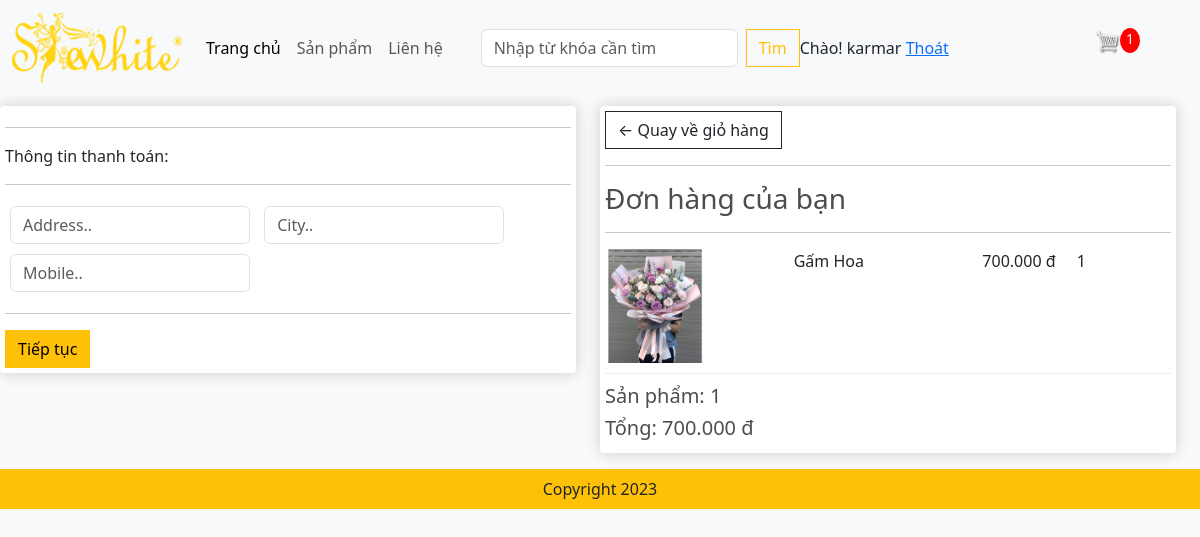
Screenshot of /checkout/ (signed in) with the database file from the repository.
### app/models.py (models this page shows, shortened)
class OrderItems(models.Model):
    product = models.ForeignKey(Product,on_delete=models.SET_NULL,blank=True,null=True)
    order = models.ForeignKey(Order,on_delete=models.SET_NULL,blank=True,null=True)
    quantity = models.IntegerField(default=0,null=True,blank=True)
    date_added = models.DateTimeField(auto_now_add=True)
    @property
    def get_total(self):
        total = self.product.price * self.quantity
        return total

class Product(models.Model):
    name = models.CharField(max_length=200,null=True)
    price = models.FloatField()
    image = models.ImageField(null=True,blank=True)
    digital = models.BooleanField(default=False,null=True,blank=False)
    detail = models.TextField(null=True,blank=True)
    @property
    def ImageURL(self):
        try:
            url = self.image.url
        except:
            url = ''
        return url

class Order(models.Model):
    customer = models.ForeignKey(User,on_delete=models.SET_NULL,blank=True,null=True)
    date_order = models.DateTimeField(auto_now_add=True)
    complete = models.BooleanField(default=False,null=True,blank=False)
    transaction_id = models.CharField(max_length=200,null=True)
    @property
    def shipping(self):
        shipping = False
        orderitems = self.orderitems_set.all()
        for i in orderitems:
            if i.product.digital == False:
                shipping = True
        return shipping
    @property
    def get_cart_items(self):
        orderitems = self.orderitems_set.all()
        total = sum([item.quantity for item in orderitems])
        return total
    def get_cart_total(self):
        orderitems = self.orderitems_set.all()
        total = sum([item.get_total for item in orderitems])
        return total

### app/views.py (the view)
# urls.py: path('checkout/', views.checkout, name="checkout"),
def checkout(request):
    if request.user.is_authenticated:
        customer = request.user
        order, created = Order.objects.get_or_create(customer = customer, complete = False)
        items = order.orderitems_set.all()
        cartItems = order.get_cart_items
        user_not_login = "hidden"
        user_login = "show"
    else:
        items = [],
        order = {'get_cart_items':0, 'get_cart_total':0, 'shipping':False}
        cartItems = order['get_cart_items']
        user_not_login = "show"
        user_login = "hidden"
    context = {'items':items, 'order':order,'cartItems':cartItems,'user_not_login':user_not_login,'user_login':user_login}
    return render(request,'app/checkout.html', context)

### app/templates/app/checkout.html (shortened to what this page needs)
{% extends 'app/base.html' %}
{% load static %}
{% block content-checkout %}
     <div class="row" style="width:100%">
		<div class="col-lg-6">
			<div class="box-element" id="form-wrapper">
				<form id="form">
					<div id="shipping-info">
						<hr>
						<p>Thông tin thanh toán:</p>
						<hr>
						<div class="form-field">
							<input class="form-control" type="text" name="address" placeholder="Address..">
						</div>
						<div class="form-field">
							<input class="form-control" type="text" name="city" placeholder="City..">
						</div>
						<div class="form-field">
							<input class="form-control" type="text" name="mobile" placeholder="Mobile..">
						</div>
					</div>
					<hr>
					<input id="form-button" class="btn btn-warning btn-block" type="submit" value="Tiếp tục">
				</form>
			</div>
			<br>
		</div>
		<div class="col-lg-6">
			<div class="box-element">
				<a  class="btn btn-outline-dark" href="{% url 'cart' %}">&#x2190; Quay về giỏ hàng</a>
				<hr>
				<h3>Đơn hàng của bạn</h3>
				<hr>
				{% for item in items %}
				<div class="cart-row">
					<div style="flex:2"><img class="row-image" src="{{item.product.ImageURL}}"></div>
					<div style="flex:2"><p>{{item.product.name}}</p></div>
					<div style="flex:1"><p>{{item.product.price | floatformat:3}} đ</p></div>
					<div style="flex:1"><p>{{item.quantity}}</p></div>
				</div>
				{% endfor %}
				<h5>Sản phẩm: {{order.get_cart_items}} </h5>
				<h5>Tổng:   {{order.get_cart_total | floatformat:3}} đ</h5>
			</div>
		</div>
	</div>
{% endblock content-checkout %}

### app/templates/app/base.html (shortened to what this page needs)
<!DOCTYPE html>
{% load static %}
<html lang="en">
<head>
    <link href="https://cdn.jsdelivr.net/npm/bootstrap@5.3.1/dist/css/bootstrap.min.css" rel="stylesheet" />
    <link href="{%static 'app/css/style.css' %}" rel="stylesheet" />
    <link href="{%static 'app/css/owl.carousel.min.css' %}" rel="stylesheet" />
    <link href="{%static 'app/css/all.min.css' %}" rel="stylesheet" />
    <link href="{%static 'app/css/main.css' %}" rel="stylesheet" />
</head>
<body>
  <nav class="navbar navbar-expand-lg bg-body-tertiary">
      <div class="container-fluid">
        <a class="navbar-brand" href="{%url 'home' %}">
            <img src="{%static 'app/images/shewhite.png' %}" width="170" height="70" alt="shewhite">
        </a>
        <div class="collapse navbar-collapse" id="navbarSupportedContent">
          <ul class="navbar-nav me-auto mb-2 mb-lg-0">
            <li class="nav-item">
              <a class="nav-link active" aria-current="page" href="{%url 'home' %}">Trang chủ</a>
            </li>
            <li class="nav-item">
              <a class="nav-link" href="#">Sản phẩm</a>
            </li>
           <li class="nav-item">
              <a class="nav-link" href="#">Liên hệ</a>
            </li>
          </ul>
          <form class="d-flex" role="search" method=POST action= "{% url 'search' %}">
            <input class="form-control me-2" type="search" placeholder="Nhập từ khóa cần tìm" aria-label="Search" name="searched">
            <button class="btn btn-outline-warning" type="submit">Tìm</button>
          </form>
        </div>
            <div class="form-inline my-2 my-lg-0" style="visibility: {{user_login}}">
                <span>Chào! {{request.user}}</span>
                <span><a href="{% url 'logout' %} "> Thoát </a></span>
            </div>
          <div class="form-inline my-2 my-lg-0 mx-5">
                <a href="{% url 'cart' %}"> <img id='cart-icon' src="{% static 'images/cart.png' %}" /></a>
               <p id='cart-total'>{{cartItems}}</p>
           </div>
      </div>
    </nav>
    {% block content-checkout %} {% endblock content-checkout %}
    <footer class="container--fluid bg-warning text-center fixed-bottom p-2 mt-3 footer ">
        Copyright 2023
    </footer>
</body>
</html>

### app/static/app/css/main.css (style rules this page uses)
body { background-color: hsl(0, 0%, 98%); }
h1,h2,h3,h4,h5,h6 { color:hsl(0, 0%, 30%); }
.box-element { box-shadow:hsl(0, 0%, 80%) 0 0 16px; background-color: #fff; border-radius: 4px; padding: 5px; }
#cart-icon { width:25px; display: inline-block; margin-left: 15px; }
#cart-total { display: block; text-align: center; color:#fff; background-color: red; width: 20px; height: 25px; border-radius: 50%; font-size: 14px; float:right }
.col-lg-3, .col-lg-4, .col-lg-6, .col-lg-8, .col-lg-12 { margin-top: 10px; }
.btn { border-radius: 0; }
.row-image { width: 100px; }
.form-field { width:250px; display: inline-block; padding: 5px; }
.cart-row { display: flex; align-items: flex-stretch; padding-bottom: 10px; margin-bottom: 10px; border-bottom: 1px solid #ececec; }
.footer { position:relative }

### rows the page displays
OrderItems: product.ImageURL (picture), product.name "Gấm Hoa", product.price "700.000", quantity "1"
Order: get_cart_items "1", get_cart_total "700.000"

### other values shown
{{ request.user }} "karmar"
{{ cartItems }} "1"
